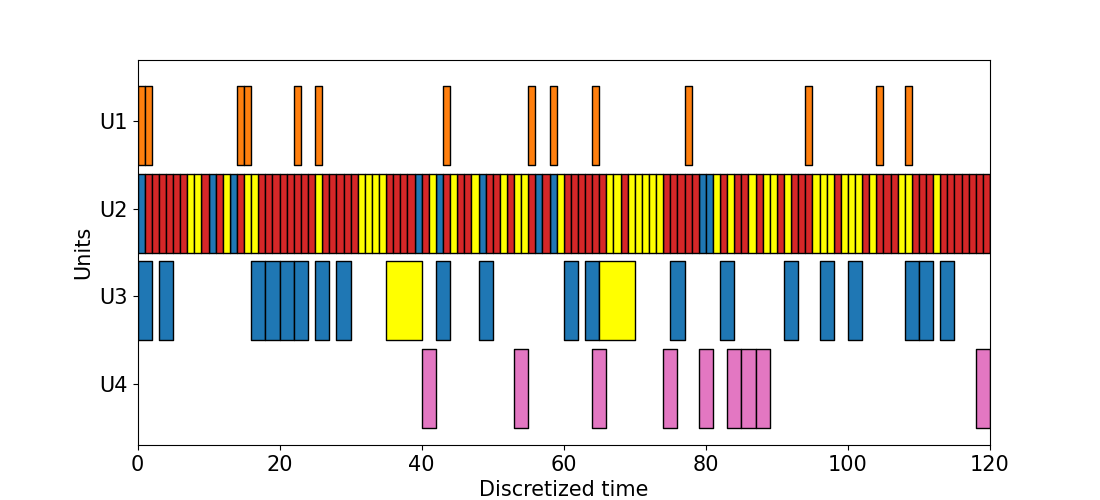

Reproduce this figure in Python.
# Importing the matplotlib.pyplot
from __future__ import division
from pickle import TRUE

from Functions import initialize_model
import pyomo.environ as pe
from pyomo.gdp import Disjunct, Disjunction
import math
from pyomo.opt.base.solvers import SolverFactory
import io
import time
import logging
import matplotlib.pyplot as plt

def build_scheduling_Boolean_cost_min():
    m = pe.ConcreteModel(name='scheduling_model_maravelias')
    #SCALARS---------------------
    m.delta=pe.Param(initialize=1,doc='lenght of time periods of discretized time grid [units of time]')
    m.lastT=pe.Param(initialize=120,doc='last discrete time value')
    #SETS------------------------
    m.T=pe.RangeSet(0,m.lastT,1,doc='Discrete time set')
    m.J=pe.Set(initialize=['U1','U2','U3','U4'],doc='Set of Units')
    m.I=pe.Set(initialize=['T1','T2','T3','T4','T5'], doc='Set of tasks') 
    m.K=pe.Set(initialize=['S1','S2','S3','S4','S5','S6','S7','S8','S9'],doc='Set of states')

    #PARAMETERS------------------
    m.eta=pe.Param(initialize=(m.T.__len__()-1)*m.delta, doc='scheduling horizon [units of time]')
    #m.eta.display()
    m.t_p=pe.Param(m.T,initialize=[m.delta*j for j in m.T],doc='physical time [units of time]')
    #m.t_p.display()
    _I_i_k_minus={}
    _I_i_k_minus['T1','S1']=1

    _I_i_k_minus['T2','S3']=1
    _I_i_k_minus['T2','S2']=1

    _I_i_k_minus['T3','S4']=1
    _I_i_k_minus['T3','S5']=1

    _I_i_k_minus['T4','S6']=1
    _I_i_k_minus['T4','S3']=1

    _I_i_k_minus['T5','S7']=1
    m.I_i_k_minus=pe.Param(m.I,m.K,initialize=_I_i_k_minus,default=0,doc='State-task mapping: outputs from states')

    _I_i_k_plus={}
    _I_i_k_plus['T1','S4']=1

    _I_i_k_plus['T2','S5']=1

    _I_i_k_plus['T3','S6']=1
    _I_i_k_plus['T3','S8']=1

    _I_i_k_plus['T4','S7']=1

    _I_i_k_plus['T5','S6']=1
    _I_i_k_plus['T5','S9']=1

    m.I_i_k_plus=pe.Param(m.I,m.K,initialize=_I_i_k_plus,default=0,doc="Task-state mapping: inputs to states")


    _rho_minus={}
    _rho_minus['T1','S1']=1

    _rho_minus['T2','S3']=0.5
    _rho_minus['T2','S2']=0.5

    _rho_minus['T3','S4']=0.4
    _rho_minus['T3','S5']=0.6

    _rho_minus['T4','S6']=0.8
    _rho_minus['T4','S3']=0.2

    _rho_minus['T5','S7']=1  
    m.rho_minus=pe.Param(m.I,m.K,initialize=_rho_minus,default=0,doc="Fraction of material in state k consumed by task i ")


    _rho_plus={}
    _rho_plus['T1','S4']=1

    _rho_plus['T2','S5']=1

    _rho_plus['T3','S6']=0.6
    _rho_plus['T3','S8']=0.4

    _rho_plus['T4','S7']=1

    _rho_plus['T5','S6']=0.1
    _rho_plus['T5','S9']=0.9
    m.rho_plus=pe.Param(m.I,m.K,initialize=_rho_plus,default=0,doc="Fraction of material in state k produced by task i ")



    _I_i_j_prod={}
    _I_i_j_prod['T1','U1']=1

    _I_i_j_prod['T2','U2']=1
    _I_i_j_prod['T2','U3']=1

    _I_i_j_prod['T3','U2']=1
    _I_i_j_prod['T3','U3']=1

    _I_i_j_prod['T4','U2']=1
    _I_i_j_prod['T4','U3']=1

    _I_i_j_prod['T5','U4']=1

    m.I_i_j_prod=pe.Param(m.I,m.J,initialize=_I_i_j_prod,default=0,doc="Unit-task mapping (Definition of units that are allowed to perform a given task")

    _tau_p={}

    _tau_p['T1','U1']=0.5

    _tau_p['T2','U2']=0.5
    _tau_p['T2','U3']=1.5

    _tau_p['T3','U2']=1
    _tau_p['T3','U3']=2.5

    _tau_p['T4','U2']=1
    _tau_p['T4','U3']=5

    _tau_p['T5','U4']=1.5
    m.tau_p=pe.Param(m.I,m.J,initialize=_tau_p,default=0,doc="Physical processing time for tasks [units of time]")
    
    def _tau(m,I,J):
        return math.ceil(m.tau_p[I,J]/m.delta) 
    m.tau=pe.Param(m.I,m.J,initialize=_tau,default=0,doc="Processing time with respect to the time grid: how many grid spaces do I need for the task ?")



    _beta_min={}
    _beta_min['T1','U1']=10

    _beta_min['T2','U2']=10
    _beta_min['T2','U3']=10

    _beta_min['T3','U2']=10
    _beta_min['T3','U3']=10

    _beta_min['T4','U2']=10
    _beta_min['T4','U3']=10

    _beta_min['T5','U4']=10
    m.beta_min=pe.Param(m.I,m.J,initialize=_beta_min,default=0,doc="minimum capacity of unit j for task i")

    _beta_max={}
    _beta_max['T1','U1']=100

    _beta_max['T2','U2']=50
    _beta_max['T2','U3']=80

    _beta_max['T3','U2']=50
    _beta_max['T3','U3']=80

    _beta_max['T4','U2']=50
    _beta_max['T4','U3']=80

    _beta_max['T5','U4']=200
    m.beta_max=pe.Param(m.I,m.J,initialize=_beta_max,default=0,doc="maximum capacity of unit j for task i")


    m.gamma=pe.Param(m.K,initialize={'S1':4000,'S2':4000,'S3':4000,'S4':1000,'S5':150,'S6':500,'S7':1000,'S8':4000,'S9':4000},default=0,doc="maximum amount of material k that can be stored")

    def _demand(m,K,T):
        if K=='S8' and T==m.lastT:
            return 1400
        elif K=='S9' and T==m.lastT:
            return 1500
        else:
            return 0 
    m.demand=pe.Param(m.K,m.T,initialize=_demand,default=0,doc="demand of material k at time t")
    m.S0=pe.Param(m.K,initialize={'S1':4000,'S2':4000,'S3':4000},default=0,doc="Initial amount of state k")
    # m.S0.display()

    _cost={}
    _cost['T1','U1']=10

    _cost['T2','U2']=15
    _cost['T2','U3']=30

    _cost['T3','U2']=5
    _cost['T3','U3']=25

    _cost['T4','U2']=5
    _cost['T4','U3']=20

    _cost['T5','U4']=20
    m.cost=pe.Param(m.I,m.J,default=0,initialize=_cost,doc="cost to run task i in unit j")
    m.revenue=pe.Param(m.K,default=0,initialize={'S8':3,'S9':4},doc='revenue from selling one unit of material k')

    #VARIABLES------------------ 
    m.X=pe.Var(m.I,m.J,m.T,within=pe.Binary,initialize=0,doc='1 if unit j processes task i starting at time t')   
    # help(pe.Var)
    m.B=pe.Var(m.I,m.J,m.T,within=pe.NonNegativeReals,doc='Batch size of task i processed in unit j starting at time t')
    def _S_bounds(m,K,T):
        return (None,m.gamma[K])
    m.S=pe.Var(m.K,m.T,within=pe.NonNegativeReals,bounds=_S_bounds,doc='Inventory of material k at time t')
    # m.S.display()



    #set priority to the desired integer variables--TODO: this is currently not working. I must find another alternatie to pass priorities
    # m.priority = pe.Suffix(direction=pe.Suffix.EXPORT, datatype=pe.Suffix.INT)
    # m.priority.set_value(m.X['T1','U1',1], 1)

    #CONSTRAINTS----------------
    def _E1_UNIT(m,J,T):
        return sum(sum(m.X[I,J,TP] for TP in m.T if TP<=T and TP>=T-m.tau[I,J]+1) for I in m.I if  m.I_i_j_prod[I,J]==1) <=  1
        
    m.E1_UNIT=pe.Constraint(m.J,m.T,rule=_E1_UNIT,doc='UNIT UTILIZATION')
    #m.E1_UNIT.display()


    def _E2_CAPACITY_LOW(m,I,J,T):
        if  m.I_i_j_prod[I,J]!=1:
            return pe.Constraint.Skip
        else:
            return m.beta_min[I,J]*m.X[I,J,T]<=m.B[I,J,T]

    m.E2_CAPACITY_LOW=pe.Constraint(m.I,m.J,m.T,rule=_E2_CAPACITY_LOW,doc='UNIT CAPACITY LOWER BOUND')

    def _E2_CAPACITY_UP(m,I,J,T):
        if  m.I_i_j_prod[I,J]!=1:
            return pe.Constraint.Skip
        else:
            return m.B[I,J,T]<=m.beta_max[I,J]*m.X[I,J,T]

    m.E2_CAPACITY_UP=pe.Constraint(m.I,m.J,m.T,rule=_E2_CAPACITY_UP,doc='UNIT CAPACITY UPPER BOUND')

    def _E3_BALANCE(m,K,T):
        if T==0:
            return pe.Constraint.Skip
        else:
            return m.S[K,T]==m.S[K,T-1]+sum(m.rho_plus[I,K]*sum(m.B[I,J,T-m.tau[I,J]] for J in m.J if m.I_i_j_prod[I,J]==1 and T-m.tau[I,J]>=0) for I in m.I if m.I_i_k_plus[I,K]==1) - sum(m.rho_minus[I,K]*sum(m.B[I,J,T] for J in m.J if m.I_i_j_prod[I,J]==1) for I in m.I if m.I_i_k_minus[I,K]==1)-m.demand[K,T]    
    m.E3_BALANCE=pe.Constraint(m.K,m.T,rule=_E3_BALANCE,doc='MATERIAL BALANCES')

    def _E3_BALANCE_INIT(m,K):
        return m.S[K,0]==m.S0[K]-sum(m.rho_minus[I,K]*sum(m.B[I,J,0] for J in m.J if m.I_i_j_prod[I,J]==1) for I in m.I if m.I_i_k_minus[I,K]==1)-m.demand[K,0]
    m.E3_BALANCE_INIT=pe.Constraint(m.K,rule=_E3_BALANCE_INIT,doc='MATERIAL BALANCES INITIAL CONDITION')

    #OBJECTIVE----------------
    # cost minimization
    def _obj(m):
        return sum(sum(sum(  m.cost[I,J]*m.X[I,J,T] for J in m.J)for I in m.I)for T in m.T)
    m.obj=pe.Objective(rule=_obj,sense=pe.minimize)

    #profit maximization
    # def _obj(m):
    #     return sum(sum(sum(  m.cost[I,J]*m.X[I,J,T] for J in m.J)for I in m.I)for T in m.T)-sum(m.revenue[K]*m.S[K,m.lastT] for K in m.K)
    # m.obj=pe.Objective(rule=_obj,sense=pe.minimize)   


    #REFORMULATION VARIABLES--------
    def _I_J(m):
        return ((I,J) for I in m.I for J in m.J if m.I_i_j_prod[I,J]==1)
    m.I_J=pe.Set(dimen=2,initialize=_I_J,doc='task-unit nodes')
    #m.I_J.display()
    def _lastN(m,I,J):
        return math.floor((m.T.__len__()-1)/m.tau[I,J])  #TODO: CHANGE THIS IF I USE MY OWN FORMULATION
    m.lastN=pe.Param(m.I_J,initialize=_lastN,doc='last element for subsets of ordered set')
    # m.lastN.display()
    def _Nref_bounds(m,I,J):
        return (0,m.lastN[I,J])
    m.Nref=pe.Var(m.I_J,within=pe.Integers,bounds=_Nref_bounds,doc='reformulation variables from 0 to lastN')
    
    def _X_Z_relation(m,I,J):
        return sum(m.X[I,J,T] for T in m.T)==m.Nref[I,J]
    m.X_Z_relation=pe.Constraint(m.I_J,rule=_X_Z_relation,doc='constraint that specifies the relationship between Integer and binary variables')
  
   


    return m
   
if __name__ == "__main__":
    #Do not show warnings
    logging.getLogger('pyomo').setLevel(logging.ERROR)
    #model initialization
    m=build_scheduling_Boolean_cost_min()
    m=initialize_model(m,from_feasible=True,feasible_model='to_gantt_MIP')
    # Declaring a figure "gnt"
    fig, gnt = plt.subplots(figsize=(11, 5), sharex=True, sharey=False)
    
    # Setting Y-axis limits
    gnt.set_ylim(8, 52)
    
    # Setting X-axis limits
    gnt.set_xlim(0, 120)
    
    # Setting labels for x-axis and y-axis
    gnt.set_xlabel('Discretized time')
    gnt.set_ylabel('Units')
    
    # Setting ticks on y-axis
    gnt.set_yticks([15, 25, 35, 45])
    # Labelling tickes of y-axis
    gnt.set_yticklabels(['U4', 'U3', 'U2', 'U1'])
    
    # Setting graph attribute
    gnt.grid(False)
    
    # Declaring bars in schedule
    height=9
    for j in m.J:
        if j=='U1':
            lower_y_position=40
        elif j=='U2':
            lower_y_position=30    
        elif j=='U3':
            lower_y_position=20    
        elif j=='U4':
            lower_y_position=10
        for i in m.I:
            if i=='T1':
                bar_color='tab:orange'
            elif i=='T2':
                bar_color='tab:blue'    
            elif i=='T3':
                bar_color='tab:red'    
            elif i=='T4':
                bar_color='yellow' 
            elif i=='T5':
                bar_color='tab:pink' 
            for t in m.T:
                try:
                    if pe.value(m.X[i,j,t])==1:
                        gnt.broken_barh([(t, m.tau[i,j])], (lower_y_position, height),facecolors =bar_color,edgecolor="black")
                except:
                    pass 
    gnt.tick_params(axis='both', which='major', labelsize=15)
    gnt.tick_params(axis='both', which='minor', labelsize=15) 
    gnt.yaxis.label.set_size(15)
    gnt.xaxis.label.set_size(15)  
    plt.savefig("gantt_mip.png")
    plt.savefig("gantt_mip.svg")